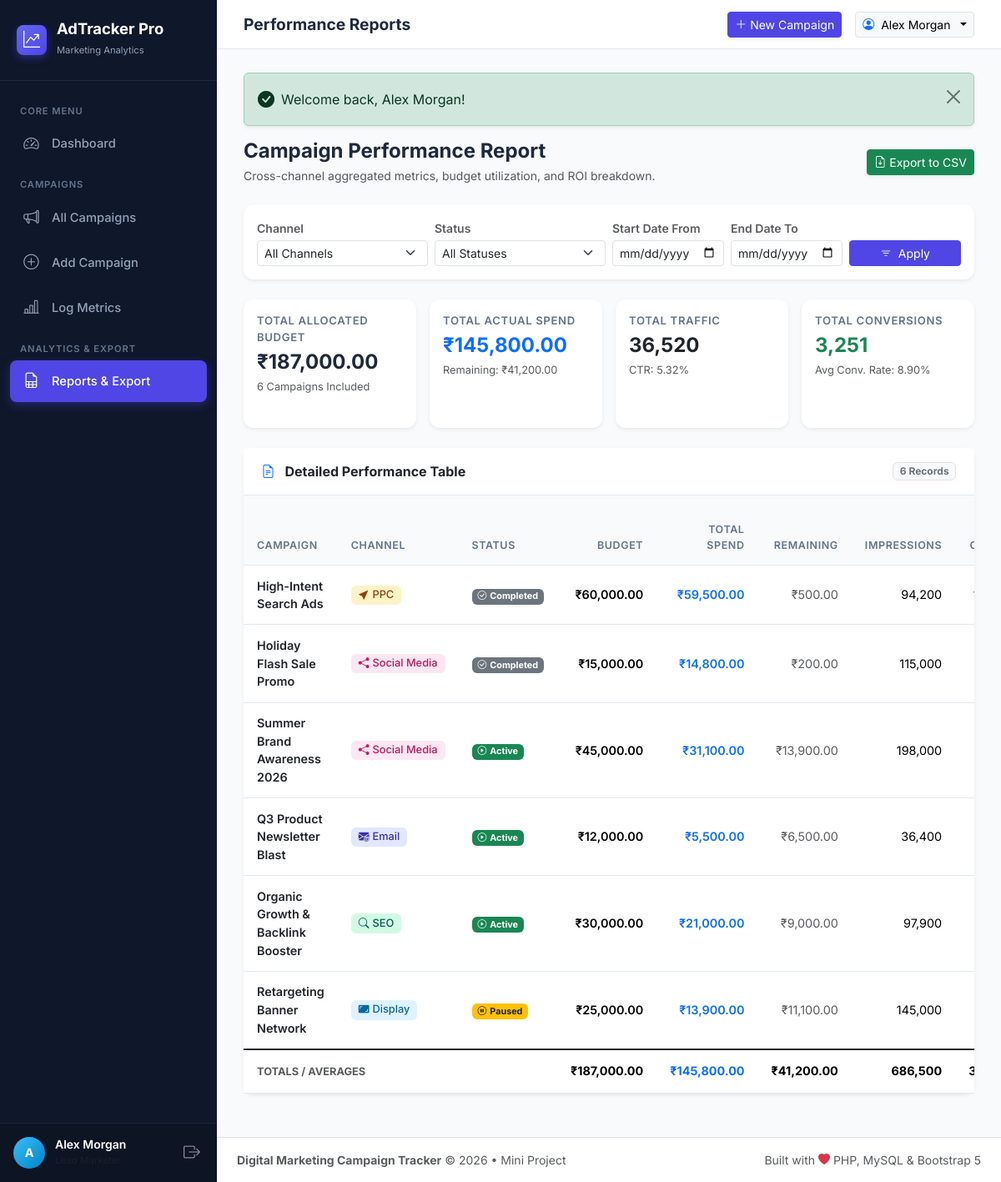
/reports.php (signed in), run on the app's committed database.
### tables this page shows
CREATE TABLE `campaigns` (
  `id` INT AUTO_INCREMENT PRIMARY KEY,
  `user_id` INT NOT NULL,
  `campaign_name` VARCHAR(200) NOT NULL,
  `channel` ENUM('Social Media', 'Email', 'PPC', 'SEO', 'Display') NOT NULL,
  `start_date` DATE NOT NULL,
  `end_date` DATE NOT NULL,
  `budget` DECIMAL(12, 2) NOT NULL DEFAULT 0.00,
  `status` ENUM('Active', 'Paused', 'Completed') NOT NULL DEFAULT 'Active',
  `created_at` TIMESTAMP DEFAULT CURRENT_TIMESTAMP,
  CONSTRAINT `fk_campaigns_user` 
    FOREIGN KEY (`user_id`) REFERENCES `users` (`id`) 
    ON DELETE CASCADE 
    ON UPDATE CASCADE
);

### reports.php (the view, shortened to what this page needs)
<?php
require_once __DIR__ . '/includes/header.php';
$channel   = trim($_GET['channel'] ?? '');
$status    = trim($_GET['status'] ?? '');
$date_from = trim($_GET['date_from'] ?? '');
$date_to   = trim($_GET['date_to'] ?? '');
$sql = "
    SELECT
        c.id,
        c.campaign_name,
        c.channel,
        c.status,
        c.start_date,
        c.end_date,
        c.budget,
        COALESCE(SUM(m.amount_spent), 0) AS total_spend,
        COALESCE(SUM(m.impressions), 0)  AS total_impressions,
        COALESCE(SUM(m.clicks), 0)       AS total_clicks,
        COALESCE(SUM(m.conversions), 0)  AS total_conversions,
        COALESCE(AVG(m.engagement_rate), 0) AS avg_engagement_rate
    FROM campaigns c
    LEFT JOIN campaign_metrics m ON c.id = m.campaign_id
";
$where = ["1=1"];
$params = [];
$sql .= " WHERE " . implode(" AND ", $where);
$sql .= " GROUP BY c.id ORDER BY total_conversions DESC";
try {
    $stmt = $pdo->prepare($sql);
    $stmt->execute($params);
    $reportData = $stmt->fetchAll();
} catch (PDOException $e) {
    die("Database report error: " . htmlspecialchars($e->getMessage()));
}
$sumBudget      = 0;
$sumSpend       = 0;
$sumImpressions = 0;
$sumClicks      = 0;
$sumConversions = 0;
foreach ($reportData as $row) {
    $sumBudget      += (float)$row['budget'];
    $sumSpend       += (float)$row['total_spend'];
    $sumImpressions += (int)$row['total_impressions'];
    $sumClicks      += (int)$row['total_clicks'];
    $sumConversions += (int)$row['total_conversions'];
}
$sumRemaining = $sumBudget - $sumSpend;
$overallCtr   = calculate_ctr($sumClicks, $sumImpressions);
$overallCvr   = calculate_conversion_rate($sumConversions, $sumClicks);
$exportParams = http_build_query([
    'channel'   => $channel,
    'status'    => $status,
    'date_from' => $date_from,
    'date_to'   => $date_to
]);
?>
<div class="d-flex flex-wrap justify-content-between align-items-center mb-4 gap-3">
    <div>
        <h4 class="fw-bold mb-1">Campaign Performance Report</h4>
        <p class="text-muted small mb-0">Cross-channel aggregated metrics, budget utilization, and ROI breakdown.</p>
    </div>
    <div class="d-flex gap-2">
        <a href="export_csv.php?<?= $exportParams ?>" class="btn btn-success btn-sm d-inline-flex align-items-center gap-1 shadow-sm">
            <i class="bi bi-file-earmark-arrow-down"></i>
            <span>Export to CSV</span>
        </a>
    </div>
</div>
<div class="card shadow-sm border-0 mb-4">
    <div class="card-body p-3">
        <form method="GET" action="reports.php" class="row g-2 align-items-end">
            <div class="col-sm-6 col-md-3">
                <label for="channel" class="form-label small fw-semibold text-muted mb-1">Channel</label>
                <select class="form-select form-select-sm" id="channel" name="channel">
                    <option value="">All Channels</option>
                </select>
            </div>
            <div class="col-sm-6 col-md-3">
                <label for="status" class="form-label small fw-semibold text-muted mb-1">Status</label>
                <select class="form-select form-select-sm" id="status" name="status">
                    <option value="">All Statuses</option>
                </select>
            </div>
            <div class="col-sm-6 col-md-2">
                <label for="date_from" class="form-label small fw-semibold text-muted mb-1">Start Date From</label>
                <input type="date" class="form-control form-control-sm" id="date_from" name="date_from" value="<?= htmlspecialchars($date_from) ?>">
            </div>
            <div class="col-sm-6 col-md-2">
                <label for="date_to" class="form-label small fw-semibold text-muted mb-1">End Date To</label>
                <input type="date" class="form-control form-control-sm" id="date_to" name="date_to" value="<?= htmlspecialchars($date_to) ?>">
            </div>
            <div class="col-md-2 d-flex gap-2">
                <button type="submit" class="btn btn-sm btn-primary w-100">
                    <i class="bi bi-filter me-1"></i> Apply
                </button>
            </div>
        </form>
    </div>
</div>
<div class="row g-3 mb-4">
    <div class="col-6 col-md-3">
        <div class="card stat-card primary h-100 p-3 shadow-sm border-0">
            <div class="stat-label">Total Allocated Budget</div>
            <div class="stat-value fs-4"><?= format_currency($sumBudget) ?></div>
            <div class="stat-subtext text-muted"><?= count($reportData) ?> Campaigns Included</div>
        </div>
    </div>
    <div class="col-6 col-md-3">
        <div class="card stat-card warning h-100 p-3 shadow-sm border-0">
            <div class="stat-label">Total Actual Spend</div>
            <div class="stat-value fs-4 text-primary"><?= format_currency($sumSpend) ?></div>
            <div class="stat-subtext text-muted">Remaining: <?= format_currency($sumRemaining) ?></div>
        </div>
    </div>
    <div class="col-6 col-md-3">
        <div class="card stat-card info h-100 p-3 shadow-sm border-0">
            <div class="stat-label">Total Traffic</div>
            <div class="stat-value fs-4 text-dark"><?= number_format($sumClicks) ?></div>
            <div class="stat-subtext text-muted">CTR: <?= format_percent($overallCtr) ?></div>
        </div>
    </div>
    <div class="col-6 col-md-3">
        <div class="card stat-card success h-100 p-3 shadow-sm border-0">
            <div class="stat-label">Total Conversions</div>
            <div class="stat-value fs-4 text-success"><?= number_format($sumConversions) ?></div>
            <div class="stat-subtext text-muted">Avg Conv. Rate: <?= format_percent($overallCvr) ?></div>
        </div>
    </div>
</div>
<div class="card shadow-sm border-0 mb-4">
    <div class="card-header bg-white py-3 d-flex justify-content-between align-items-center">
        <span class="fw-bold text-dark">
            <i class="bi bi-file-earmark-text text-primary me-2"></i> Detailed Performance Table
        </span>
        <span class="badge bg-light text-secondary border"><?= count($reportData) ?> Records</span>
    </div>
    <div class="card-body p-0">
        <div class="table-responsive">
            <table class="table table-hover align-middle mb-0">
                <thead class="table-light">
                    <tr>
                        <th>Campaign</th>
                        <th>Channel</th>
                        <th>Status</th>
                        <th class="text-end">Budget</th>
                        <th class="text-end">Total Spend</th>
                        <th class="text-end">Remaining</th>
                        <th class="text-end">Impressions</th>
                        <th class="text-end">Clicks</th>
                    </tr>
                </thead>
                <tbody>
                    <?php if (empty($reportData)): ?>
                        <tr>
                            <td colspan="12" class="text-center py-5 text-muted">
                                <i class="bi bi-inbox fs-2 d-block mb-2"></i>
                                No campaign performance records found for selected filters.
                            </td>
                        </tr>
                    <?php else: ?>
                        <?php foreach ($reportData as $row):
                            $b = (float)$row['budget'];
                            $s = (float)$row['total_spend'];
                            $rem = $b - $s;
                            $imp = (int)$row['total_impressions'];
                            $clk = (int)$row['total_clicks'];
                        ?>
                            <tr>
                                <td>
                                    <a href="campaign_detail.php?id=<?= $row['id'] ?>" class="fw-semibold text-dark text-decoration-none">
                                        <?= htmlspecialchars($row['campaign_name']) ?>
                                    </a>
                                </td>
                                <td><?= render_channel_badge($row['channel']) ?></td>
                                <td><?= render_status_badge($row['status']) ?></td>
                                <td class="text-end fw-semibold"><?= format_currency($b) ?></td>
                                <td class="text-end text-primary fw-semibold"><?= format_currency($s) ?></td>
                                <td class="text-end <?= $rem < 0 ? 'text-danger fw-bold' : 'text-muted' ?>">
                                    <?= format_currency($rem) ?>
                                </td>
                                <td class="text-end"><?= number_format($imp) ?></td>
                                <td class="text-end"><?= number_format($clk) ?></td>
                            </tr>
                        <?php endforeach; ?>
                    <?php endif; ?>
                </tbody>
                <?php if (!empty($reportData)): ?>
                    <tfoot class="table-group-divider bg-light fw-bold">
                        <tr>
                            <td colspan="3" class="text-uppercase text-muted" style="font-size: 0.8rem;">Totals / Averages</td>
                            <td class="text-end"><?= format_currency($sumBudget) ?></td>
                            <td class="text-end text-primary"><?= format_currency($sumSpend) ?></td>
                            <td class="text-end <?= $sumRemaining < 0 ? 'text-danger' : '' ?>"><?= format_currency($sumRemaining) ?></td>
                            <td class="text-end"><?= number_format($sumImpressions) ?></td>
                            <td class="text-end"><?= number_format($sumClicks) ?></td>
                        </tr>
                    </tfoot>
                <?php endif; ?>
            </table>
        </div>
    </div>
</div>
<?php require_once __DIR__ . '/includes/footer.php'; ?>

### includes/db_connect.php (shortened to what this page needs)
<?php
function format_currency($amount) {
    return '₹' . number_format((float)($amount ?? 0), 2);
}
function format_percent($val, $decimals = 2) {
    return number_format((float)($val ?? 0), $decimals) . '%';
}
function calculate_ctr($clicks, $impressions) {
    return round(($clicks / $impressions) * 100, 2);
}
function calculate_conversion_rate($conversions, $clicks) {
    return round(($conversions / $clicks) * 100, 2);
}
function render_status_badge($status) {
    switch ($status) {
        case 'Active':
            return '<span class="badge bg-success"><i class="bi bi-play-circle me-1"></i>Active</span>';
        case 'Paused':
            return '<span class="badge bg-warning text-dark"><i class="bi bi-pause-circle me-1"></i>Paused</span>';
        case 'Completed':
            return '<span class="badge bg-secondary"><i class="bi bi-check-circle me-1"></i>Completed</span>';
    }
}
function render_channel_badge($channel) {
    $icon = 'bi-broadcast';
    $colorClass = 'badge-channel-general';
    switch ($channel) {
        case 'Social Media':
            $icon = 'bi-share-fill';
            $colorClass = 'badge-channel-social';
            break;
        case 'Email':
            $icon = 'bi-envelope-at-fill';
            $colorClass = 'badge-channel-email';
            break;
        case 'PPC':
            $icon = 'bi-cursor-fill';
            $colorClass = 'badge-channel-ppc';
            break;
        case 'SEO':
            $icon = 'bi-search';
            $colorClass = 'badge-channel-seo';
            break;
        case 'Display':
            $icon = 'bi-aspect-ratio-fill';
            $colorClass = 'badge-channel-display';
            break;
    }
    return '<span class="badge channel-badge ' . $colorClass . '"><i class="bi ' . $icon . ' me-1"></i>' . htmlspecialchars($channel) . '</span>';
}

### assets/css/custom.css (style rules this page uses)
:root { --primary-color: #4f46e5; --primary-hover: #4338ca; --primary-light: #eef2ff; --sidebar-bg: #0f172a; --sidebar-hover: #1e293b; --sidebar-active: #4f46e5; --sidebar-text: #94a3b8; --body-bg: #f8fafc; --card-bg: #ffffff; --border-color: #e2e8f0; --text-main: #1e293b; --text-muted: #64748b; }
body { background-color: var(--body-bg); color: var(--text-main); font-family: 'Inter', -apple-system, BlinkMacSystemFont, "Segoe UI", Roboto, Helvetica, Arial, sans-serif; min-height: 100vh; overflow-x: hidden; }
.card { background-color: var(--card-bg); border: 1px solid var(--border-color); border-radius: 12px; box-shadow: 0 1px 3px rgba(0, 0, 0, 0.04), 0 1px 2px rgba(0, 0, 0, 0.02); margin-bottom: 1.5rem; }
.card-header { background-color: transparent; border-bottom: 1px solid var(--border-color); padding: 1.15rem 1.35rem; font-weight: 600; color: var(--text-main); }
.stat-card { position: relative; overflow: hidden; transition: transform 0.2s ease, box-shadow 0.2s ease; border-left: 4px solid transparent; }
.stat-card.primary { border-left-color: #4f46e5; }
.stat-card.success { border-left-color: #10b981; }
.stat-card.info { border-left-color: #0284c7; }
.stat-card.warning { border-left-color: #f59e0b; }
.stat-label { font-size: 0.82rem; font-weight: 600; text-transform: uppercase; letter-spacing: 0.05em; color: var(--text-muted); margin-bottom: 0.35rem; }
.stat-value { font-size: 1.75rem; font-weight: 700; color: var(--text-main); line-height: 1.2; }
.stat-subtext { font-size: 0.8rem; color: var(--text-muted); margin-top: 0.3rem; }
.channel-badge { padding: 0.4em 0.7em; font-size: 0.8rem; font-weight: 500; border-radius: 6px; }
.badge-channel-social { background-color: #fce7f3; color: #be185d; }
.badge-channel-email { background-color: #e0e7ff; color: #3730a3; }
.badge-channel-ppc { background-color: #fef3c7; color: #92400e; }
.badge-channel-seo { background-color: #d1fae5; color: #065f46; }
.badge-channel-display { background-color: #e0f2fe; color: #0369a1; }
.table { margin-bottom: 0; vertical-align: middle; }
.table th { font-size: 0.78rem; font-weight: 600; text-transform: uppercase; letter-spacing: 0.05em; color: var(--text-muted); background-color: #f8fafc; border-bottom: 1px solid var(--border-color); padding: 0.85rem 1rem; }
.table td { padding: 0.85rem 1rem; border-bottom: 1px solid var(--border-color); font-size: 0.9rem; }
.btn-primary { background-color: var(--primary-color); border-color: var(--primary-color); }

### data on the page
campaigns: campaign_name "High-Intent Search Ads", channel "PPC", status "Completed" (drawn), budget "₹60,000.00", s "₹59,500.00", rem "₹500.00", imp "94,200"
campaigns: campaign_name "Holiday Flash Sale Promo", channel "Social Media", status "Completed" (drawn), budget "₹15,000.00", s "₹14,800.00", rem "₹200.00", imp "115,000"
campaigns: campaign_name "Summer Brand Awareness 2026", channel "Social Media", status "Active" (drawn), budget "₹45,000.00", s "₹31,100.00", rem "₹13,900.00", imp "198,000"
campaigns: campaign_name "Q3 Product Newsletter Blast", channel "Email", status "Active" (drawn), budget "₹12,000.00", s "₹5,500.00", rem "₹6,500.00", imp "36,400"
campaigns: campaign_name "Organic Growth & Backlink Booster", channel "SEO", status "Active" (drawn), budget "₹30,000.00", s "₹21,000.00", rem "₹9,000.00", imp "97,900"
campaigns: campaign_name "Retargeting Banner Network", channel "Display", status "Paused" (drawn), budget "₹25,000.00", s "₹13,900.00", rem "₹11,100.00", imp "145,000"

### other printed values
substr(current_user_name(), 0, 1) "A"
current_user_name() "Alex Morgan"
$header_title "Performance Reports"
$flash['text'] "Welcome back, Alex Morgan!"
format_currency($sumBudget) "₹187,000.00"
count($reportData) "6"
format_currency($sumSpend) "₹145,800.00"
format_currency($sumRemaining) "₹41,200.00"
$sumClicks "36,520"
format_percent($overallCtr) "5.32%"
$sumConversions "3,251"
format_percent($overallCvr) "8.90%"
$sumImpressions "686,500"
